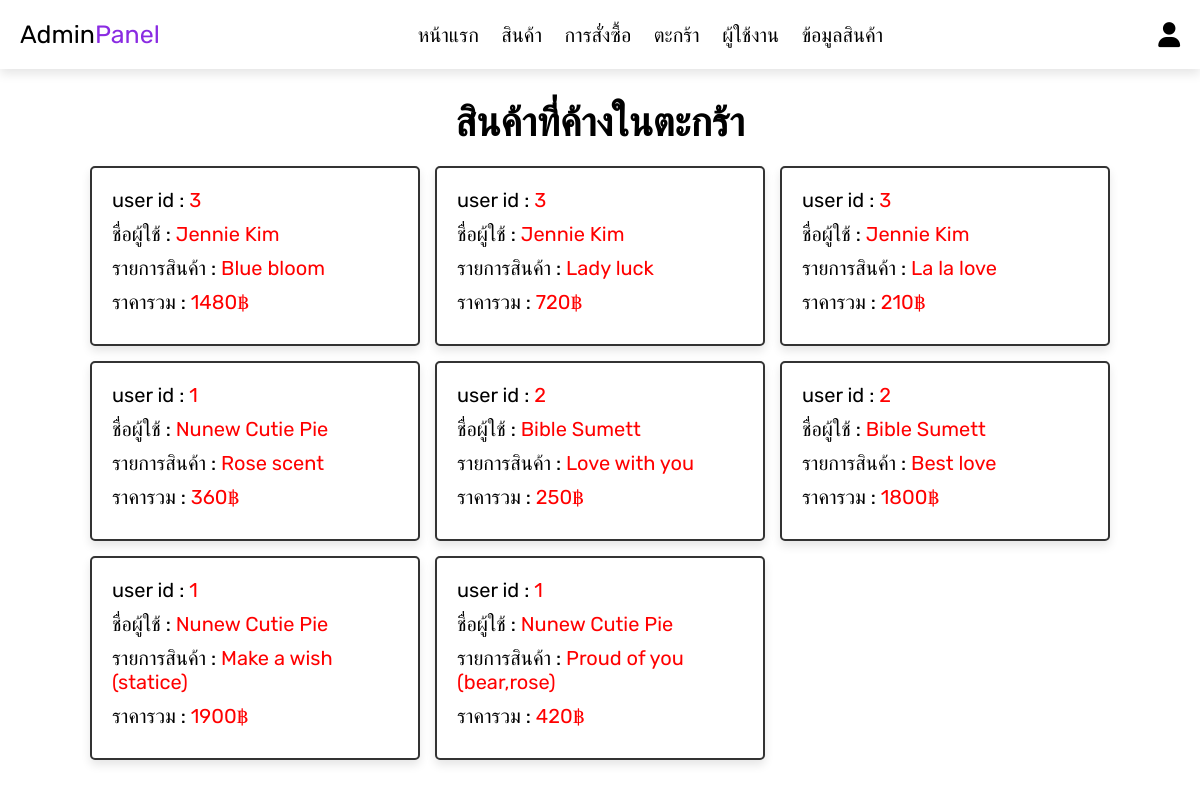
The app's page /admin_cart.php (signed in) with its own data.
### tables this page shows
CREATE TABLE `cart` (
  `id` int(100) NOT NULL,
  `user_id` int(100) NOT NULL,
  `pid` int(100) NOT NULL,
  `pname` varchar(100) NOT NULL,
  `price` int(100) NOT NULL,
  `quantity` int(100) NOT NULL,
  `image` varchar(100) NOT NULL
);

CREATE TABLE `users` (
  `id` int(100) NOT NULL,
  `name` varchar(100) NOT NULL,
  `email` varchar(100) NOT NULL,
  `password` varchar(100) NOT NULL,
  `user_type` varchar(20) NOT NULL
);

### admin_cart.php (the view, shortened to what this page needs)
<?php include 'config.php';
?>
<!DOCTYPE html>
<html lang="en">
<head>
   <link rel="stylesheet" href="https://cdnjs.cloudflare.com/ajax/libs/font-awesome/6.0.0/css/all.min.css">
   <link rel="stylesheet" href="css/admin_style.css">
</head>
<body>
<?php include 'admin_header.php'; ?>
<section class="placed-orders">
   <h1 class="title">สินค้าที่ค้างในตะกร้า</h1>
   <div class="box-container">
      <?php
      $select_orders = mysqli_query($conn, "SELECT * FROM users JOIN cart ON users.id = cart.user_id") or die('query failed');
      if(mysqli_num_rows($select_orders) > 0){
         while($fetch_orders = mysqli_fetch_assoc($select_orders)){
      ?>
      <div class="box">
         <p> user id : <span><?php echo $fetch_orders['user_id']; ?></span> </p>
         <p> ชื่อผู้ใช้ : <span><?php echo $fetch_orders['name']; ?></span> </p>
         <p> รายการสินค้า : <span><?php echo $fetch_orders['pname']; ?></span> </p>
         <p> ราคารวม : <span><?php echo $fetch_orders['price']; ?>฿</span> </p>
      </div>
      <?php
         }
      }else{
         echo '<p class="empty">no orders placed yet!</p>';
      }
      ?>
   </div>
</section>
</body>
</html>

### css/admin_style.css (style rules this page uses)
* { font-family: 'Rubik', sans-serif; margin:0; padding:0; box-sizing: border-box; outline: none; border:none; text-decoration: none; transition:all .2s linear; }
html { font-size: 62.5%; overflow-x: hidden; scroll-behavior: smooth; scroll-padding-top: 6.5rem; }
body { background: #fff; }
section { padding:3rem 2rem; }
.title { text-align: center; margin-bottom: 2rem; color:#000; font-size: 4rem; }
.placed-orders .box-container { display: grid; grid-template-columns: repeat(auto-fit, 33rem); gap:1.5rem; align-items: flex-start; max-width: 1200px; margin: 0 auto; justify-content: center; }
.placed-orders .box-container .box { padding:2rem; border:.2rem solid #333; background-color: #fff; box-shadow: 0 .5rem 1rem rgba(0,0,0,.1); border-radius: .5rem; }
.placed-orders .box-container .box p { margin-bottom: 1rem; font-size: 2rem; color:#000; }
.placed-orders .box-container .box p span { color:#f00; }

### records on screen
cart: user "3", user.name "Jennie Kim", pname "Blue bloom", price "1480"
cart: user "3", user.name "Jennie Kim", pname "Lady luck", price "720"
cart: user "3", user.name "Jennie Kim", pname "La la love", price "210"
cart: user "1", user.name "Nunew Cutie Pie", pname "Rose scent", price "360"
cart: user "2", user.name "Bible Sumett", pname "Love with you", price "250"
cart: user "2", user.name "Bible Sumett", pname "Best love", price "1800"
cart: user "1", user.name "Nunew Cutie Pie", pname "Make a wish (statice)", price "1900"
cart: user "1", user.name "Nunew Cutie Pie", pname "Proud of you (bear,rose)", price "420"
